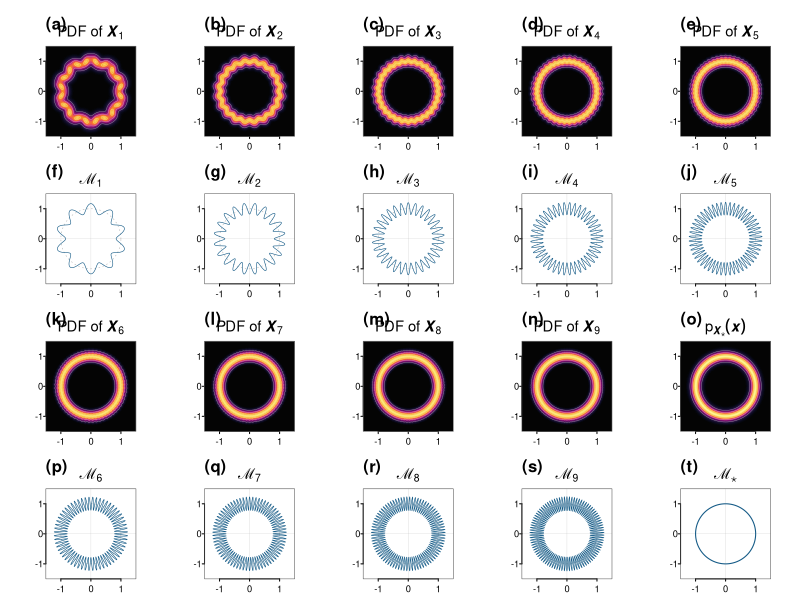

The R script that drew this image:
# Reproduce the four-by-five density-and-curve figure for the
# quantile-calibrated numerical-nonidentifiability example in Section 5.1.
# The implementation uses only base R.

script_directory <- function() {
  file_argument <- grep("^--file=", commandArgs(FALSE), value = TRUE)
  if (length(file_argument)) {
    return(dirname(normalizePath(sub("^--file=", "", file_argument[[1L]]))))
  }
  normalizePath(getwd())
}

output_file <- Sys.getenv(
  "PME_FIGURE_OUTPUT",
  unset = file.path(
    dirname(script_directory()),
    "figure_5_1_numerical_nonidentifiability.png"
  )
)

sigma_circle <- 0.1
plot_limit <- 1.5
grid_size <- 501L
radial_quadrature_size <- 4096L
density_ceiling <- 0.65

rice_quantile <- function(probability) {
  sigma_circle * sqrt(
    qchisq(
      probability,
      df = 2,
      ncp = 1 / sigma_circle^2
    )
  )
}

curve_parameters <- function(q) {
  eta <- 1 / (10 * (q + 1))
  lower_radius <- rice_quantile(eta)
  upper_radius <- rice_quantile(1 - eta)

  list(
    q = q,
    eta = eta,
    lower_radius = lower_radius,
    upper_radius = upper_radius,
    radial_width = upper_radius - lower_radius,
    kappa = 10L * q,
    sigma_q = sigma_circle / sqrt(q)
  )
}

# Add possibly repeated weighted indices to a dense vector. rowsum performs
# the aggregation in compiled code and is substantially faster than an R loop.
add_mass <- function(target, index, weight) {
  aggregated <- rowsum(weight, index, reorder = FALSE)
  occupied <- as.integer(rownames(aggregated))
  target[occupied] <- target[occupied] + aggregated[, 1L]
  target
}

# Deposit a deterministic approximation to the curve-supported latent
# distribution on
# the plotting grid. The radial midpoint rule is applied in Rice-probability
# coordinates, so every generated source point has the same probability mass.
deposit_curve_distribution <- function(parameters, grid, quadrature_size) {
  n_grid <- length(grid)
  spacing <- grid[2L] - grid[1L]
  lower_grid_limit <- grid[1L]
  kappa <- parameters$kappa

  probability <- parameters$eta +
    (1 - 2 * parameters$eta) *
    ((seq_len(quadrature_size) - 0.5) / quadrature_size)
  radius <- rice_quantile(probability)
  phase_argument <- 1 -
    2 * (radius - parameters$lower_radius) / parameters$radial_width
  phase <- acos(pmax(-1, pmin(1, phase_argument)))

  cell <- 0:(kappa - 1L)
  theta_plus <- outer(
    phase / kappa,
    2 * pi * cell / kappa,
    "+"
  )
  theta_minus <- outer(
    -phase / kappa,
    2 * pi * (cell + 1L) / kappa,
    "+"
  )
  theta <- c(theta_plus, theta_minus)
  radius_repeated <- rep(radius, times = 2L * kappa)

  source_x <- radius_repeated * cos(theta)
  source_y <- radius_repeated * sin(theta)
  grid_x <- (source_x - lower_grid_limit) / spacing + 1
  grid_y <- (source_y - lower_grid_limit) / spacing + 1
  ix <- floor(grid_x)
  iy <- floor(grid_y)
  fraction_x <- grid_x - ix
  fraction_y <- grid_y - iy

  stopifnot(
    all(ix >= 1L), all(ix < n_grid),
    all(iy >= 1L), all(iy < n_grid)
  )

  source_weight <- rep(1 / length(source_x), length(source_x))
  mass <- numeric(n_grid * n_grid)
  mass <- add_mass(
    mass,
    ix + (iy - 1L) * n_grid,
    source_weight * (1 - fraction_x) * (1 - fraction_y)
  )
  mass <- add_mass(
    mass,
    ix + 1L + (iy - 1L) * n_grid,
    source_weight * fraction_x * (1 - fraction_y)
  )
  mass <- add_mass(
    mass,
    ix + iy * n_grid,
    source_weight * (1 - fraction_x) * fraction_y
  )
  mass <- add_mass(
    mass,
    ix + 1L + iy * n_grid,
    source_weight * fraction_x * fraction_y
  )

  matrix(mass, nrow = n_grid, ncol = n_grid)
}

# Convolve the gridded masses with the N(0, sigma_q^2 I_2) density. Zero
# padding prevents circular wraparound. Since mass contains probability masses
# and the kernel contains density values, no grid-spacing factor is introduced.
convolve_with_gaussian <- function(mass, spacing, standard_deviation) {
  n_grid <- nrow(mass)
  padded_size <- 2^ceiling(log2(2 * n_grid - 1))

  padded_mass <- matrix(0, nrow = padded_size, ncol = padded_size)
  padded_mass[seq_len(n_grid), seq_len(n_grid)] <- mass

  index <- 0:(padded_size - 1L)
  signed_offset <- ifelse(
    index <= padded_size / 2,
    index,
    index - padded_size
  ) * spacing
  gaussian_kernel <- outer(
    signed_offset,
    signed_offset,
    function(dx, dy) {
      exp(-(dx^2 + dy^2) / (2 * standard_deviation^2)) /
        (2 * pi * standard_deviation^2)
    }
  )

  convolution <- Re(
    fft(fft(padded_mass) * fft(gaussian_kernel), inverse = TRUE)
  ) / padded_size^2
  pmax(convolution[seq_len(n_grid), seq_len(n_grid)], 0)
}

compute_alternative_density <- function(q, grid, quadrature_size) {
  parameters <- curve_parameters(q)
  spacing <- grid[2L] - grid[1L]
  mass <- deposit_curve_distribution(parameters, grid, quadrature_size)
  source_mass <- sum(mass)
  density <- convolve_with_gaussian(mass, spacing, parameters$sigma_q)

  list(
    density = density,
    parameters = parameters,
    source_mass = source_mass
  )
}

# Stable evaluation of the benchmark noisy-circle density. The scaled Bessel
# function absorbs exp(-r / sigma_circle^2), leaving a well-conditioned factor.
compute_target_density <- function(grid) {
  radius <- sqrt(outer(grid^2, grid^2, "+"))
  exp(-(radius - 1)^2 / (2 * sigma_circle^2)) *
    besselI(
      radius / sigma_circle^2,
      nu = 0,
      expon.scaled = TRUE
    ) /
    (2 * pi * sigma_circle^2)
}

trapezoid_mass <- function(density, spacing) {
  edge_weight <- rep(1, nrow(density))
  edge_weight[c(1L, length(edge_weight))] <- 0.5
  sum(density * outer(edge_weight, edge_weight)) * spacing^2
}

grid <- seq(-plot_limit, plot_limit, length.out = grid_size)
grid_spacing <- grid[2L] - grid[1L]
parameters <- lapply(seq_len(9L), curve_parameters)
density_results <- vector("list", 9L)

for (q in seq_len(9L)) {
  message(sprintf("Computing p_X_%d ...", q))
  density_results[[q]] <- compute_alternative_density(
    q,
    grid,
    radial_quadrature_size
  )
}
target_density <- compute_target_density(grid)

# Numerical invariants catch missing mixture factors, FFT scaling errors, and
# accidental loss of mass at the grid-deposition stage.
source_masses <- vapply(density_results, `[[`, numeric(1), "source_mass")
grid_masses <- vapply(
  density_results,
  function(result) trapezoid_mass(result$density, grid_spacing),
  numeric(1)
)
target_grid_mass <- trapezoid_mass(target_density, grid_spacing)
stopifnot(
  max(abs(source_masses - 1)) < 1e-12,
  min(grid_masses) > 0.999,
  max(grid_masses) < 1.001,
  target_grid_mass > 0.999,
  target_grid_mass < 1.001,
  max(vapply(density_results, function(result) max(result$density), numeric(1))) <
    density_ceiling,
  max(target_density) < density_ceiling
)

validation <- data.frame(
  distribution = c(sprintf("X_%d", seq_len(9L)), "X_star"),
  integrated_mass = c(grid_masses, target_grid_mass),
  maximum_density = c(
    vapply(density_results, function(result) max(result$density), numeric(1)),
    max(target_density)
  )
)
print(validation, row.names = FALSE, digits = 8)

density_palette <- hcl.colors(256L, palette = "Inferno")
density_breaks <- seq(0, density_ceiling, length.out = 257L)
axis_ticks <- c(-1, 0, 1)
unit_theta <- seq(0, 2 * pi, length.out = 9001L)
unit_x <- cos(unit_theta)
unit_y <- sin(unit_theta)

draw_axes <- function() {
  axis(
    1,
    at = axis_ticks,
    labels = axis_ticks,
    tck = -0.025,
    cex.axis = 0.85,
    mgp = c(0, 0.22, 0)
  )
  axis(
    2,
    at = axis_ticks,
    labels = axis_ticks,
    las = 1,
    tck = -0.025,
    cex.axis = 0.85,
    mgp = c(0, 0.22, 0)
  )
  box(lwd = 0.55, col = "grey35")
}

density_title <- function(q = NULL) {
  if (is.null(q)) {
    if (isTRUE(l10n_info()[["UTF-8"]])) {
      expression(p[bolditalic(X)["\u22c6"]](bolditalic(x)))
    } else {
      expression(p[bolditalic(X)["*"]](bolditalic(x)))
    }
  } else {
    bquote(plain("PDF of")~bolditalic(X)[.(q)])
  }
}

manifold_title <- function(q = NULL) {
  if (isTRUE(l10n_info()[["UTF-8"]])) {
    if (is.null(q)) {
      expression("\u2133"["\u22c6"])
    } else {
      bquote("\u2133"[.(q)])
    }
  } else if (is.null(q)) {
    expression(italic(M)["*"])
  } else {
    bquote(italic(M)[.(q)])
  }
}

draw_panel_heading <- function(main, panel_label) {
  title(main = main, line = 1.05, cex.main = 1.35)
  mtext(
    panel_label,
    side = 3,
    line = 1.05,
    adj = 0,
    cex = 1.00,
    font = 2
  )
}

draw_density_panel <- function(density, q = NULL, panel_label) {
  image(
    grid,
    grid,
    density,
    xlim = c(-plot_limit, plot_limit),
    ylim = c(-plot_limit, plot_limit),
    zlim = c(0, density_ceiling),
    breaks = density_breaks,
    col = density_palette,
    useRaster = TRUE,
    asp = 1,
    axes = FALSE,
    xlab = "",
    ylab = ""
  )
  contour(
    grid,
    grid,
    density,
    levels = c(0.1, 0.3, 0.5),
    add = TRUE,
    drawlabels = FALSE,
    col = grDevices::adjustcolor("white", alpha.f = 0.55),
    lwd = 0.38
  )
  draw_axes()
  draw_panel_heading(density_title(q), panel_label)
}

draw_manifold_panel <- function(q = NULL, panel_label) {
  plot.new()
  plot.window(
    xlim = c(-plot_limit, plot_limit),
    ylim = c(-plot_limit, plot_limit),
    asp = 1,
    xaxs = "i",
    yaxs = "i"
  )
  abline(
    h = 0,
    v = 0,
    col = grDevices::adjustcolor("grey70", alpha.f = 0.55),
    lwd = 0.35
  )

  if (is.null(q)) {
    lines(unit_x, unit_y, col = "#145A86", lwd = 1.05)
  } else {
    p <- parameters[[q]]
    theta <- seq(
      0,
      2 * pi,
      length.out = max(9001L, 100L * p$kappa + 1L)
    )
    radius <- p$lower_radius +
      p$radial_width * (1 - cos(p$kappa * theta)) / 2
    lines(
      unit_x,
      unit_y,
      col = "grey68",
      lty = 3,
      lwd = 0.55
    )
    lines(
      radius * cos(theta),
      radius * sin(theta),
      col = "#145A86",
      lwd = 0.58
    )
  }

  draw_axes()
  draw_panel_heading(manifold_title(q), panel_label)
}

bitmap_type <- if (identical(Sys.info()[["sysname"]], "Darwin")) {
  "quartz"
} else if (capabilities("cairo")) {
  "cairo"
} else {
  getOption("bitmapType")
}

figure_family <- "sans"
if (identical(Sys.info()[["sysname"]], "Darwin")) {
  quartzFonts(
    FigureMath = quartzFont(
      c(
        "STIXTwoMath-Regular",
        "STIXGeneral-Bold",
        "STIXGeneral-Italic",
        "STIXGeneral-BoldItalic"
      )
    )
  )
  figure_family <- "FigureMath"
}

png(
  filename = output_file,
  width = 6000,
  height = 4800,
  res = 400,
  bg = "white",
  type = bitmap_type
)
par(
  mfrow = c(4, 5),
  mar = c(1.35, 1.60, 3.00, 0.35),
  oma = c(0.25, 0.25, 0.50, 0.25),
  xaxs = "i",
  yaxs = "i",
  pty = "s",
  family = figure_family
)

# Panels are lettered in row-major order. Each density is directly above its
# corresponding latent-support manifold.
panel_labels <- sprintf("(%s)", letters[seq_len(20L)])
for (q in 1:5) {
  draw_density_panel(density_results[[q]]$density, q, panel_labels[q])
}
for (q in 1:5) {
  draw_manifold_panel(q, panel_labels[5L + q])
}
for (q in 6:9) {
  draw_density_panel(
    density_results[[q]]$density,
    q,
    panel_labels[5L + q]
  )
}
draw_density_panel(target_density, panel_label = panel_labels[15L])
for (q in 6:9) {
  draw_manifold_panel(q, panel_labels[10L + q])
}
draw_manifold_panel(panel_label = panel_labels[20L])

invisible(dev.off())
message(sprintf("Wrote %s", normalizePath(output_file)))
message(
  "Integrated masses: ",
  paste(format(c(grid_masses, target_grid_mass), digits = 7), collapse = ", ")
)
message("Common density scale: [0, ", density_ceiling, "]")
